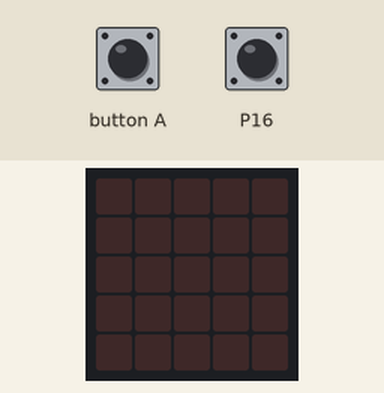
Bench run of a program on a simulated BBC micro:bit (MakeCode). Parts: the board's 5×5 LED display. The inputs (shaded band) are chosen by the test bench; at power-on: P16 LOW.

Above: at 1.2 s.
1.3 s: button A pressed for 0.15 s
At 2.6 s:
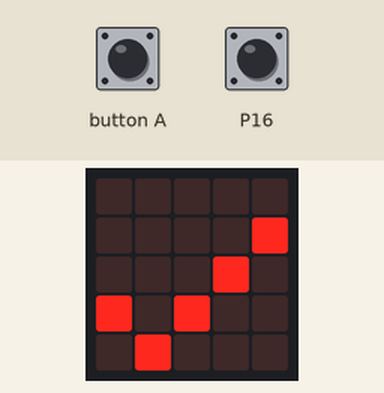
2.9 s: P16 pulled HIGH for 0.15 s
At 3.4 s:
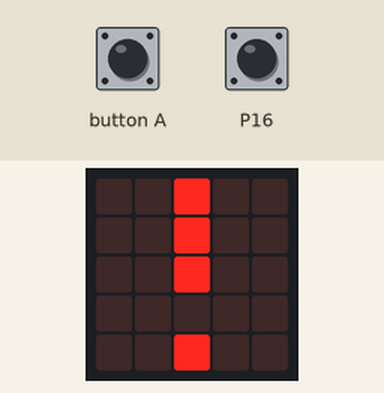
Timing chart, 0 to 5.9 s (numbered marks = the images above; inputs shaded):
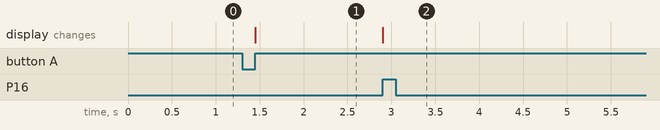

Measured:
- after the input at 1.3 s, the display: changes after 0.15 s (image 1)
- after the input at 2.9 s, the display: changes at once (image 2)

The program:

main.ts
```typescript
input.onButtonPressed(Button.A, function () {
    etat_actuel = 0
    basic.showIcon(IconNames.Yes)
})
let etat_actuel = 0
let etat_passe = 0
etat_actuel = 0
basic.forever(function () {
    etat_actuel = pins.digitalReadPin(DigitalPin.P16)
    if (etat_actuel == 1) {
        basic.showLeds(`
            . . # . .
            . . # . .
            . . # . .
            . . . . .
            . . # . .
            `)
    }
})
```

test.ts
```typescript
// les tests vont ici ; cela ne sera pas compilé si ce paquet est utilisé en tant qu'extension.
```
